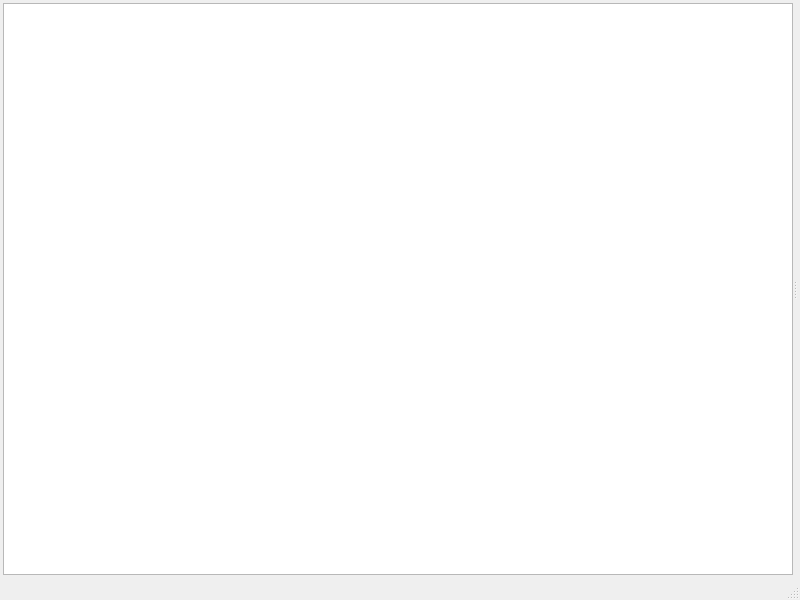
<?xml version="1.0" encoding="UTF-8"?>
<ui version="4.0">
 <class>BaseSettingsWindow</class>
 <widget class="QMainWindow" name="BaseSettingsWindow">
  <property name="geometry">
   <rect>
    <x>0</x>
    <y>0</y>
    <width>800</width>
    <height>600</height>
   </rect>
  </property>
  <property name="windowTitle">
   <string>MainWindow</string>
  </property>
  <widget class="QWidget" name="centralwidget">
   <layout class="QVBoxLayout" name="verticalLayout">
    <property name="spacing">
     <number>3</number>
    </property>
    <property name="leftMargin">
     <number>3</number>
    </property>
    <property name="topMargin">
     <number>3</number>
    </property>
    <property name="rightMargin">
     <number>3</number>
    </property>
    <property name="bottomMargin">
     <number>3</number>
    </property>
    <item>
     <widget class="QSplitter" name="splitter">
      <property name="orientation">
       <enum>Qt::Horizontal</enum>
      </property>
      <property name="childrenCollapsible">
       <bool>false</bool>
      </property>
      <widget class="QTreeWidget" name="categoryTreeWidget">
       <attribute name="headerVisible">
        <bool>false</bool>
       </attribute>
       <column>
        <property name="text">
         <string notr="true">1</string>
        </property>
       </column>
      </widget>
      <widget class="QStackedWidget" name="settingsWidget"/>
     </widget>
    </item>
   </layout>
  </widget>
  <widget class="QMenuBar" name="menubar">
   <property name="geometry">
    <rect>
     <x>0</x>
     <y>0</y>
     <width>800</width>
     <height>20</height>
    </rect>
   </property>
  </widget>
  <widget class="QStatusBar" name="statusbar"/>
 </widget>
 <resources/>
 <connections/>
</ui>
